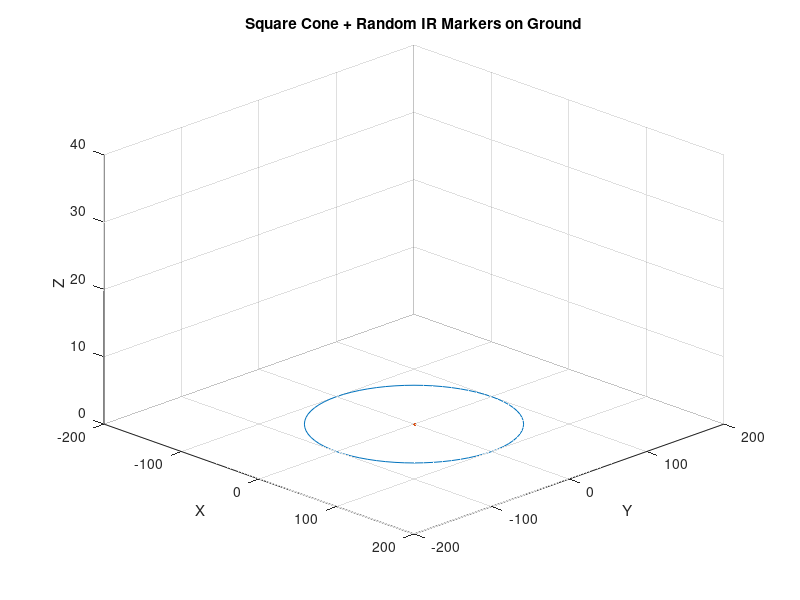

The MATLAB source for this figure: (Note: this script raises an error after producing the figure.)
%%%%%%%%%%%%%%%%%%%%%%%%%%%%%%%%%%%%%%%%%%%%%%%%%%%%%%%%%%%%%%%%%%%%%%%%%%%
%
% DESCRIPTION:
%   This script animates a "square-based cone" in 3D and adds random IR
%   markers on the ground within a circular area of radius 100. The markers
%   are plotted as red dots on the ground plane (z=0), and the animation
%   includes the movement of the apex and the rotating square.
%
%
%%%%%%%%%%%%%%%%%%%%%%%%%%%%%%%%%%%%%%%%%%%%%%%%%%%%%%%%%%%%%%%%%%%%%%%%%%%

%% 1) Clear and Setup
clear all;
close all;
clc;

%% 2) Parameters
vel = 20;                % Movement speed (m/s or arbitrary units)
FOV_deg = 46;            % Field of view in degrees (controls square size)
FPS = 68;                % Frames per second for the animation
h = 30;                  % Height of the "cone" apex above the ground (z=0)
xAdj = 0;                % Initial x offset of the apex
yAdj = 0;                % Initial y offset of the apex



% arr of lines
arr_line = cell(1000, 1);
count = 1;               % count of lines in array


% Define parameter t for building lines
t = linspace(0, 1, 2); % Generates 2 evenly spaced values from 0 to 1

% The rotation angles (in radians) that will manipulate the square's shape.
xThe = 0;                % Rotation angle around the X-axis
xTheUp = 1;              % Whether xThe is increasing (1) or decreasing (0)
yThe = 0;                % Rotation angle around the Y-axis
yTheUp = 1;              % Whether yThe is increasing (1) or decreasing (0)

maxRotation = deg2rad(40);   % Maximum allowed rotation in radians (~40 deg)
stage = 1;                   % Apex movement stage

% Field of view in radians
FOV_rad = deg2rad(FOV_deg);

% Circle and marker parameters
circle_radius = 100;          % Ground circle radius
num_markers = randi([2,8]);             % Number of IR markers
marker_positions = circle_radius * (rand(num_markers, 2) - 0.5) * 2; % Random markers

%% 3) Figure Setup
figure('Color','white');         % Create a figure with a white background
hold on;
grid on;
xlabel('X'); ylabel('Y'); zlabel('Z');
title('Square Cone + Random IR Markers on Ground'); 
view(45, 30);
% view(2);
xlim([-200, 200]);
ylim([-200, 200]);
zlim([0, 40]);

%% 4) Ground Circle and Markers
% Draw the circle outline
h_circle = drawCircle(0, 0, circle_radius, false);


% Generate random IR markers within the circular area
marker_radii = sqrt(rand(num_markers, 1)) * circle_radius;  % Ensure uniform distribution
marker_angles = rand(num_markers, 1) * 2 * pi;
marker_x = marker_radii .* cos(marker_angles);
marker_y = marker_radii .* sin(marker_angles);
arr_points = [marker_x, marker_y];


% Plot IR markers as red dots
scatter3(marker_x, marker_y, zeros(num_markers,1), 40, 'r', 'filled');

%% 5) Apex: a red marker at (xAdj, yAdj, h)
apex = plot3(xAdj, yAdj, h, 'ro', 'MarkerSize', 8, 'MarkerFaceColor', 'r');

%% 6) Lines from Apex to Square Corners
l1 = plot3([0,0], [0,0], [h,0], 'k-','LineWidth',1);
l2 = plot3([0,0], [0,0], [h,0], 'k-','LineWidth',1);
l3 = plot3([0,0], [0,0], [h,0], 'k-','LineWidth',1);
l4 = plot3([0,0], [0,0], [h,0], 'k-','LineWidth',1);

%% 7) Handle for the Animated Square
sqOutline = plot3(nan, nan, nan, 'k');


%% 8) Animation Loop
for t = 0 : (1/FPS) : 50
    %% (A) Calculate Square Parameters
    a = h * tan(FOV_rad/2) / cos(xThe);  % half-width in X
    b = h * tan(FOV_rad/2) / cos(yThe);  % half-width in Y
    c = h * tan(xThe);                   % offset in X
    d = h * tan(yThe);                   % offset in Y

    %% (B) Update Apex Position
    set(apex, 'XData', xAdj, 'YData', yAdj, 'ZData', h);

    %% (C) Draw Square

    % Get the current square vertices
    X = [xAdj + c - a, xAdj + c + a, xAdj + c + a, xAdj + c - a];
    Y = [yAdj + d - b, yAdj + d - b, yAdj + d + b, yAdj + d + b];
    Z = [0, 0, 0, 0];

    % Display the vertices to the terminal
    % fprintf('Square Vertices at t = %.2f:\n', t);
    % Display the vertices to the terminal
    % fprintf('Square Vertices at t = %.2f:\n', t);
    % fprintf('Vertex 1 (Bottom-Left):  (X = %.2f, Y = %.2f, Z = %.2f)\n', X(1), Y(1), Z(1));
    % fprintf('Vertex 2 (Bottom-Right): (X = %.2f, Y = %.2f, Z = %.2f)\n', X(2), Y(2), Z(2));
    % fprintf('Vertex 3 (Top-Right):    (X = %.2f, Y = %.2f, Z = %.2f)\n', X(3), Y(3), Z(3));
    % fprintf('Vertex 4 (Top-Left):     (X = %.2f, Y = %.2f, Z = %.2f)\n', X(4), Y(4), Z(4));
    % fprintf('\n');  % Add a newline for readability
    
    % plot3(X(1), Y(1), Z(1), 'ro', 'MarkerSize', 1, 'MarkerFaceColor', 'r'); % Start point
    % plot3(X(2), Y(2), Z(2), 'ro', 'MarkerSize', 1, 'MarkerFaceColor', 'r'); % Start point
    % plot3(X(3), Y(3), Z(3), 'ro', 'MarkerSize', 1, 'MarkerFaceColor', 'r'); % Start point
    % plot3(X(4), Y(4), Z(4), 'ro', 'MarkerSize', 1, 'MarkerFaceColor', 'r'); % Start point


    % draw square
    filledSq = drawSquare(xAdj + c, yAdj + d, a, b, true);
    set(filledSq,'FaceAlpha',0.2);
    delete(sqOutline);
    sqOutline = drawSquare(xAdj + c, yAdj + d, a, b, false);

    %% (D) Update Lines to Square Corners
    cx = xAdj + c;
    cy = yAdj + d;

    set(l1, 'XData',[xAdj, cx - a], 'YData',[yAdj, cy - b], 'ZData',[h, 0]);
    set(l2, 'XData',[xAdj, cx + a], 'YData',[yAdj, cy - b], 'ZData',[h, 0]);
    set(l3, 'XData',[xAdj, cx + a], 'YData',[yAdj, cy + b], 'ZData',[h, 0]);
    set(l4, 'XData',[xAdj, cx - a], 'YData',[yAdj, cy + b], 'ZData',[h, 0]);

    %% (E) Update Apex Movement and Angles
    if stage == 1
        yAdj = yAdj + vel/FPS;
        if xTheUp == 1
            xThe = xThe + 0.02;
            if xThe > maxRotation, xTheUp = 0; end
        else
            xThe = xThe - 0.02;
            if xThe < -maxRotation, xTheUp = 1; end
        end
        if yAdj > 100
            stage = 2; 
            disp("Stage 2")
            disp("X:")
            disp(xAdj)
            disp("Y:")
            disp(yAdj)
        end


    elseif stage == 2
       % Define turn parameters
        turn_radius = 30;  % Fixed turn radius
        turn_speed = vel / turn_radius;  % Angular velocity in rad/s
        turn_center_x = 0 - turn_radius;  % Center of turn (left turn)
        turn_center_y = 100;              % Same Y as start


        % Compute turn angle from start
        theta = (t - 100/vel) * turn_speed;  % Angle progression (radians)
        % Compute new position along a circular arc (Counterclockwise turn)
        xAdj = turn_center_x + turn_radius * cos(theta);
        yAdj = turn_center_y + turn_radius * sin(theta);

        % Check if turn is complete (theta reaches pi)
        if theta >= pi 
            stage = 3;
            disp("Stage 3")
            disp("X:")
            disp(xAdj)
            disp("Y:")
            disp(yAdj)
        end
    elseif stage == 3
        yAdj = yAdj - vel/FPS;
        if xTheUp == 1
             xThe = xThe - 0.02;
            if xThe < -maxRotation, xTheUp = 0; end
        else
            xThe = xThe + 0.02;
            if xThe > maxRotation, xTheUp = 1; end
        end
        if yAdj < -100 
            stage = 4; 
            disp("Stage 4")
            disp("X:")
            disp(xAdj)
            disp("Y:")
            disp(yAdj)
        end

    elseif stage == 4
        % Define turn parameters (mirrored from Stage 2)
        turn_radius = 30;  % Fixed turn radius
        turn_speed = vel / turn_radius;  % Angular velocity in rad/s
    
        % NEW Turn Center (for right turn at y=-100)
        turn_center_x = -turn_radius;  % Shifted turn center for right turn
        turn_center_y = -100;          % Adjusted for lower position
    
        % Compute initial theta based on the last known position
        theta_0 = atan2(yAdj - turn_center_y, xAdj - turn_center_x);  
    
        % Compute updated theta
        theta = theta_0 + (1/FPS) * turn_speed;  
    
        % Compute new position along a circular arc (Clockwise turn)
        xAdj = turn_center_x + turn_radius * cos(theta);  
        yAdj = turn_center_y + turn_radius * sin(theta);  
    
        % Check if turn is complete
        if theta >= 0  
            stage = 5;
            disp("Stage 5")
            disp("X:")
            disp(xAdj)
            disp("Y:")
            disp(yAdj)
        end
    elseif stage == 5
        yAdj = yAdj + vel/FPS;
        if xTheUp == 1
            xThe = xThe + 0.02;
            if xThe > maxRotation, xTheUp = 0; end
        else
            xThe = xThe - 0.02;
            if xThe < -maxRotation, xTheUp = 1; end
        end
        if yAdj > 100
            stage = 6;
            t_set = t;
            disp("Stage 6")
            disp("X:")
            disp(xAdj)
            disp("Y:")
            disp(yAdj)

        end
    elseif stage == 6
        % Define turn parameters
        turn_radius = 30;  % Fixed turn radius
        turn_speed = vel / turn_radius;  % Angular velocity in rad/s
        
        % Adjusted center for clockwise turn
        turn_center_x = 0 + turn_radius;  % Shift center to the right instead of left
        turn_center_y = 100;              % Same Y as start
        
        % Compute updated theta
        theta = (5 + (t - t_set) - 100/vel) * turn_speed;  % Negative sign for clockwise rotation
        
        % Compute new position along a circular arc (Clockwise turn)
        xAdj = turn_center_x + turn_radius * cos(pi-theta);
        yAdj = turn_center_y + turn_radius * sin(theta);  % Flip sin sign
        
        % Check if turn is complete (theta reaches -pi)
        if theta >= pi 
            stage = 7;
            disp("Stage 7")
            disp("X:")
            disp(xAdj)
            disp("Y:")
            disp(yAdj)
        end
    elseif stage == 7
        yAdj = yAdj - vel/FPS;
        if xTheUp == 1
             xThe = xThe - 0.02;
            if xThe < -maxRotation, xTheUp = 0; end
        else
            xThe = xThe + 0.02;
            if xThe > maxRotation, xTheUp = 1; end
        end
        if yAdj < -100 
            stage = 8; 
            t_set = t;
            disp("Stage 8")
            disp("X:")
            disp(xAdj)
            disp("Y:")
            disp(yAdj)
        end
    elseif stage == 8
        % Define turn parameters
        turn_radius = 30;  % Fixed turn radius
        turn_speed = vel / turn_radius;  % Angular velocity in rad/s
        
        % Adjusted center for clockwise turn
        turn_center_x = 0 - turn_radius;  % Shift center to the right instead of left
        turn_center_y = -100;              % Same Y as start
        
        % Compute updated theta
        theta = (5 + (t - t_set) - 100/vel) * turn_speed;  % Negative sign for clockwise rotation
        
        % Compute new position along a circular arc (Clockwise turn)
        xAdj = turn_center_x + turn_radius * -cos(theta);
        yAdj = turn_center_y + turn_radius * -sin(theta);  % Flip sin sign
        
        % Check if turn is complete (theta reaches -pi)
        % if theta >= pi 
        %     stage = 9;
        % end
    end

    % loop to check if marker is seen by camera 
    for i = 1:num_markers
        if (X(1) < arr_points(i,1)) && (arr_points(i,1) < X(2))
            if (Y(1) < arr_points(i, 2)) && (arr_points(i, 2) < Y(4))
                
                P1 = [xAdj; yAdj; h];   % Starting point (Column vector)
                x_rand = randi([-20, 20]);
                y_rand = randi([-20, 20]);

                P2 = [(arr_points(i, 1) + x_rand/10); (arr_points(i, 2) + y_rand/10); 0]; % IR Marker
                % disp(P2);
                Line = P1 + (P2 - P1) * t; % 3 × 2 matrix (each column is a point)
                
                
                arr_line{count} = Line;  % Store the matrix in a cell array
                
               
                % Draw the line on the plot
                plot3([P1(1), P2(1)], [P1(2), P2(2)], [P1(3), P2(3)], 'bo-', 'LineWidth', 2);
                

                % fprintf("%d: scaning", count);
                % fprintf("\n");
                
                % increment the count
                count = count + 1;

            end
        end
    end

  

    %% (F) Pause for Animation
    % pause(0.01);
    drawnow limitrate;  % Faster rendering

    
end


%%%%%%%%%%%%%%%%%%%%%%%%%%%%%%%%%%%%%%%%%%%%%%%%%%%%%%%%%%%%%%%%%%%%%%%%%%%
%% SUBFUNCTION 1: drawCircle
function h = drawCircle(cx, cy, r, filled)
    theta = linspace(0, 2*pi, 200);
    X = r*cos(theta) + cx;
    Y = r*sin(theta) + cy;
    Z = zeros(size(theta));
    if filled
        h = fill3(X, Y, Z, 'g', 'FaceAlpha', 0.3, 'EdgeColor','none');
    else
        h = plot3(X, Y, Z, 'k', 'LineWidth', 1);
    end
end

%%%%%%%%%%%%%%%%%%%%%%%%%%%%%%%%%%%%%%%%%%%%%%%%%%%%%%%%%%%%%%%%%%%%%%%%%%%
%% SUBFUNCTION 2: drawSquare
function h = drawSquare(cx, cy, a, b, filled)
    X = [cx - a, cx + a, cx + a, cx - a];
    Y = [cy - b, cy - b, cy + b, cy + b];
    Z = [0, 0, 0, 0];
    if filled
        h = fill3(X, Y, Z, 'g', 'FaceAlpha', 0.5, 'EdgeColor','none');
    else
        h = plot3(X, Y, Z, 'k', 'LineWidth', 1);
    end
end


% 17 m turn radius
% 16 m/s speed

% Final Array
% disp(arr_line);
